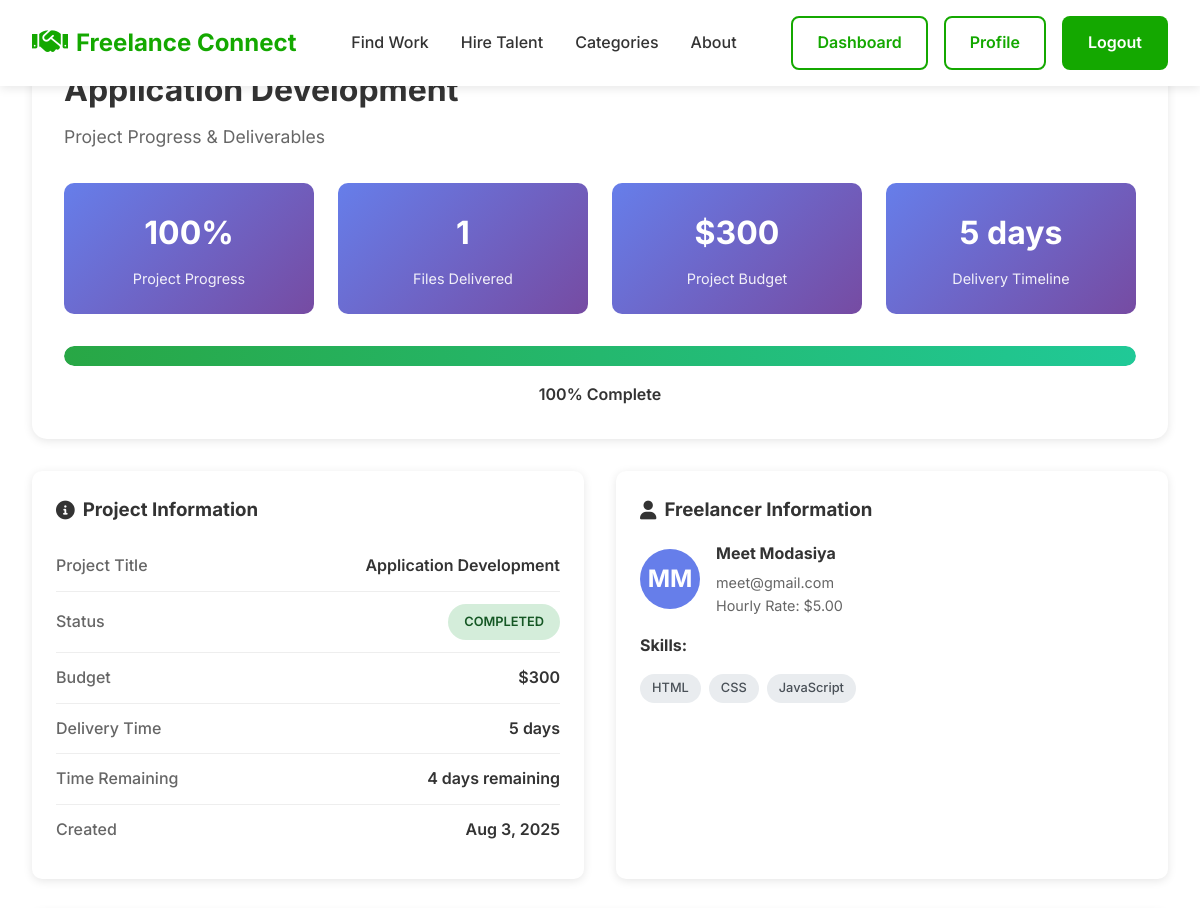
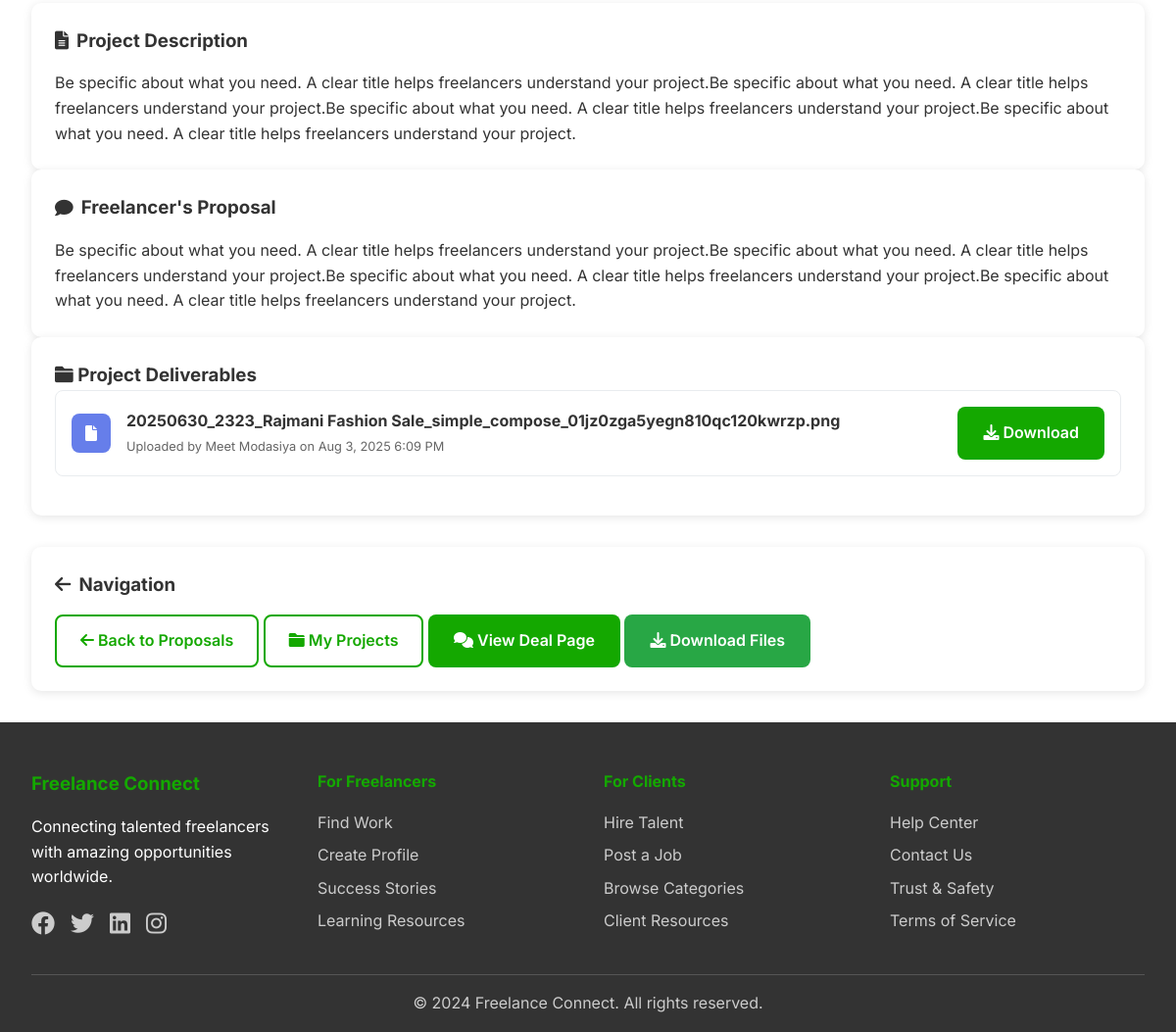
Screenshot of /freelance-connect/client-project-progress.php?id=4 (signed in) with the database file from the repository (2 pictures, top to bottom).
### tables this page shows
CREATE TABLE `deals` (
  `id` int(11) NOT NULL,
  `proposal_id` int(11) NOT NULL,
  `client_id` int(11) NOT NULL,
  `freelancer_id` int(11) NOT NULL,
  `status` enum('ongoing','completed','cancelled') DEFAULT 'ongoing',
  `created_at` timestamp NOT NULL DEFAULT current_timestamp(),
  `updated_at` timestamp NOT NULL DEFAULT current_timestamp() ON UPDATE current_timestamp()
);

CREATE TABLE `projects` (
  `id` int(11) NOT NULL,
  `client_id` int(11) NOT NULL,
  `category_id` int(11) NOT NULL,
  `title` varchar(200) NOT NULL,
  `description` text NOT NULL,
  `budget_min` decimal(10,2) DEFAULT NULL,
  `budget_max` decimal(10,2) DEFAULT NULL,
  `project_type` enum('fixed','hourly') NOT NULL,
  `skills_required` text DEFAULT NULL,
  `status` enum('open','in_progress','completed','cancelled') DEFAULT 'open',
  `created_at` timestamp NOT NULL DEFAULT current_timestamp(),
  `updated_at` timestamp NOT NULL DEFAULT current_timestamp() ON UPDATE current_timestamp(),
  `admin_notes` text DEFAULT NULL
);

CREATE TABLE `proposals` (
  `id` int(11) NOT NULL,
  `project_id` int(11) NOT NULL,
  `freelancer_id` int(11) NOT NULL,
  `cover_letter` text NOT NULL,
  `bid_amount` decimal(10,2) NOT NULL,
  `delivery_time` int(11) NOT NULL,
  `status` enum('pending','accepted','rejected') DEFAULT 'pending',
  `created_at` timestamp NOT NULL DEFAULT current_timestamp(),
  `admin_notes` text DEFAULT NULL
);

CREATE TABLE `users` (
  `id` int(11) NOT NULL,
  `username` varchar(50) NOT NULL,
  `email` varchar(100) NOT NULL,
  `password_hash` varchar(255) NOT NULL,
  `first_name` varchar(50) NOT NULL,
  `last_name` varchar(50) NOT NULL,
  `user_type` enum('freelancer','client') NOT NULL,
  `profile_image` varchar(255) DEFAULT NULL,
  `bio` text DEFAULT NULL,
  `skills` text DEFAULT NULL,
  `hourly_rate` decimal(10,2) DEFAULT NULL,
  `location` varchar(100) DEFAULT NULL,
  `created_at` timestamp NOT NULL DEFAULT current_timestamp(),
  `updated_at` timestamp NOT NULL DEFAULT current_timestamp() ON UPDATE current_timestamp(),
  `status` enum('active','suspended','banned') DEFAULT 'active'
);

CREATE TABLE `deal_files` (
  `id` int(11) NOT NULL,
  `deal_id` int(11) NOT NULL,
  `uploaded_by` int(11) NOT NULL,
  `file_name` varchar(255) NOT NULL,
  `file_path` varchar(255) NOT NULL,
  `uploaded_at` timestamp NOT NULL DEFAULT current_timestamp()
);

### freelance-connect/client-project-progress.php (the view, shortened to what this page needs)
<?php
require_once 'config/db.php';
$user_id = $_SESSION['user_id'];
$deal_id = $_GET['id'] ?? '';
try {
    if (!empty($deal_id)) {
        $stmt = $pdo->prepare("
            SELECT d.*,
                   p.title as project_title,
                   p.description as project_description,
                   p.budget_min, p.budget_max,
                   p.skills_required,
                   pr.bid_amount, pr.delivery_time, pr.cover_letter,
                   c.first_name as client_first_name, c.last_name as client_last_name,
                   c.email as client_email, c.profile_image as client_image,
                   f.first_name as freelancer_first_name, f.last_name as freelancer_last_name,
                   f.email as freelancer_email, f.profile_image as freelancer_image,
                   f.skills as freelancer_skills, f.hourly_rate as freelancer_rate
            FROM deals d
            LEFT JOIN proposals pr ON d.proposal_id = pr.id
            LEFT JOIN projects p ON pr.project_id = p.id
            LEFT JOIN users c ON d.client_id = c.id
            LEFT JOIN users f ON d.freelancer_id = f.id
            WHERE d.id = ? AND d.client_id = ?
        ");
        $stmt->execute([$deal_id, $user_id]);
    }
    $project = $stmt->fetch(PDO::FETCH_ASSOC);
} catch (PDOException $e) {
    header("Location: my-projects.php");
    exit();
}
$files = [];
if (!empty($deal_id)) {
    try {
        $stmt = $pdo->prepare("
            SELECT df.*, u.first_name, u.last_name, u.user_type
            FROM deal_files df
            LEFT JOIN users u ON df.uploaded_by = u.id
            WHERE df.deal_id = ?
            ORDER BY df.uploaded_at DESC
        ");
        $stmt->execute([$deal_id]);
        $files = $stmt->fetchAll(PDO::FETCH_ASSOC);
    } catch (PDOException $e) {
        $files = [];
    }
}
$progress = 0;
$status = $project['status'] ?? $project['proposal_status'] ?? 'pending';
if ($status === 'completed') {
    $progress = 100;
} elseif ($status === 'cancelled') {
    $progress = 0;
} elseif ($status === 'accepted' || $status === 'ongoing') {
    $progress = min(90, count($files) * 25);
    if (count($files) > 0) {
        $progress = max($progress, 30);
    }
} else {
    $progress = 10;
}
$time_remaining = '';
if (!empty($project['delivery_time'])) {
    $created_date = new DateTime($project['created_at'] ?? 'now');
    $deadline = clone $created_date;
    $deadline->add(new DateInterval('P' . $project['delivery_time'] . 'D'));
    $now = new DateTime();
    if ($now < $deadline) {
        $interval = $now->diff($deadline);
        $time_remaining = $interval->days . ' days remaining';
    } else {
        $time_remaining = 'Deadline passed';
    }
}
?>
<!DOCTYPE html>
<html lang="en">
<head>
    <link rel="stylesheet" href="assets/css/style.css">
    <link href="https://cdnjs.cloudflare.com/ajax/libs/font-awesome/6.0.0/css/all.min.css" rel="stylesheet">
</head>
<body>
    <?php include 'includes/header.php'; ?>
    <div class="progress-container">
        <div class="progress-header">
            <h1 class="project-title"><?php echo htmlspecialchars($project['project_title']); ?></h1>
            <p class="project-subtitle">Project Progress & Deliverables</p>
            <div class="progress-overview">
                <div class="progress-card">
                    <h3><?php echo $progress; ?>%</h3>
                    <p>Project Progress</p>
                </div>
                <div class="progress-card">
                    <h3><?php echo count($files); ?></h3>
                    <p>Files Delivered</p>
                </div>
                <div class="progress-card">
                    <h3>$<?php echo number_format($project['bid_amount']); ?></h3>
                    <p>Project Budget</p>
                </div>
                <div class="progress-card">
                    <h3><?php echo $project['delivery_time']; ?> days</h3>
                    <p>Delivery Timeline</p>
                </div>
            </div>
            <div class="progress-bar-container">
                <div class="progress-bar" style="width: <?php echo $progress; ?>%"></div>
            </div>
            <div class="progress-text"><?php echo $progress; ?>% Complete</div>
        </div>
        <div class="project-details">
            <div class="detail-section">
                <h3><i class="fas fa-info-circle"></i> Project Information</h3>
                <div class="detail-item">
                    <span class="detail-label">Project Title</span>
                    <span class="detail-value"><?php echo htmlspecialchars($project['project_title']); ?></span>
                </div>
                <div class="detail-item">
                    <span class="detail-label">Status</span>
                    <span class="status-badge status-<?php echo $status; ?>">
                        <?php echo ucfirst($status); ?>
                    </span>
                </div>
                <div class="detail-item">
                    <span class="detail-label">Budget</span>
                    <span class="detail-value">$<?php echo number_format($project['bid_amount']); ?></span>
                </div>
                <div class="detail-item">
                    <span class="detail-label">Delivery Time</span>
                    <span class="detail-value"><?php echo $project['delivery_time']; ?> days</span>
                </div>
                <?php if (!empty($time_remaining)): ?>
                    <div class="detail-item">
                        <span class="detail-label">Time Remaining</span>
                        <span class="detail-value"><?php echo $time_remaining; ?></span>
                    </div>
                <?php endif; ?>
                <div class="detail-item">
                    <span class="detail-label">Created</span>
                    <span
                        class="detail-value"><?php echo date('M j, Y', strtotime($project['created_at'] ?? 'now')); ?></span>
                </div>
            </div>
            <div class="detail-section">
                <h3><i class="fas fa-user"></i> Freelancer Information</h3>
                <div class="freelancer-info">
                    <div class="freelancer-avatar">
                        <?php echo strtoupper(substr($project['freelancer_first_name'], 0, 1) . substr($project['freelancer_last_name'], 0, 1)); ?>
                    </div>
                    <div class="freelancer-details">
                        <h4><?php echo htmlspecialchars($project['freelancer_first_name'] . ' ' . $project['freelancer_last_name']); ?>
                        </h4>
                        <p><?php echo htmlspecialchars($project['freelancer_email']); ?></p>
                        <?php if (!empty($project['freelancer_rate'])): ?>
                            <p>Hourly Rate: $<?php echo number_format($project['freelancer_rate'], 2); ?></p>
                        <?php endif; ?>
                    </div>
                </div>
                <?php if (!empty($project['freelancer_skills'])): ?>
                    <h4>Skills:</h4>
                    <div class="skills-tags">
                        <?php
                        $skills = explode(', ', $project['freelancer_skills']);
                        foreach ($skills as $skill): ?>
                            <span class="skill-tag"><?php echo htmlspecialchars(trim($skill)); ?></span>
                        <?php endforeach; ?>
                    </div>
                <?php endif; ?>
            </div>
        </div>
        <div class="detail-section">
            <h3><i class="fas fa-file-alt"></i> Project Description</h3>
            <p><?php echo nl2br(htmlspecialchars($project['project_description'])); ?></p>
        </div>
        <div class="detail-section">
            <h3><i class="fas fa-comment"></i> Freelancer's Proposal</h3>
            <p><?php echo nl2br(htmlspecialchars($project['cover_letter'])); ?></p>
        </div>
        <div class="files-section">
            <h3><i class="fas fa-folder"></i> Project Deliverables</h3>
            <?php if (empty($files)): ?>
                <div class="no-files">
                    <i class="fas fa-folder-open"></i>
                    <h4>No files uploaded yet</h4>
                    <p>The freelancer hasn't uploaded any project files yet.</p>
                </div>
            <?php else: ?>
                <?php foreach ($files as $file): ?>
                    <div class="file-item">
                        <div class="file-info">
                            <div class="file-icon">
                                <i class="fas fa-file"></i>
                            </div>
                            <div class="file-details">
                                <h4><?php echo htmlspecialchars($file['file_name']); ?></h4>
                                <p>Uploaded by <?php echo htmlspecialchars($file['first_name'] . ' ' . $file['last_name']); ?>
                                    on <?php echo date('M j, Y g:i A', strtotime($file['uploaded_at'])); ?></p>
                            </div>
                        </div>
                        <div class="file-actions">
                            <a href="<?php echo htmlspecialchars($file['file_path']); ?>" download class="btn btn-primary">
                                <i class="fas fa-download"></i> Download
                            </a>
                        </div>
                    </div>
                <?php endforeach; ?>
            <?php endif; ?>
        </div>
        <div class="detail-section">
            <h3><i class="fas fa-arrow-left"></i> Navigation</h3>
            <a href="view-proposals.php" class="btn btn-outline">
                <i class="fas fa-arrow-left"></i> Back to Proposals
            </a>
            <a href="my-projects.php" class="btn btn-outline">
                <i class="fas fa-folder"></i> My Projects
            </a>
            <?php if (!empty($deal_id)): ?>
                <a href="deal-page-simple.php?id=<?php echo $deal_id; ?>" class="btn btn-primary">
                    <i class="fas fa-comments"></i> View Deal Page
                </a>
                <a href="client-download-files.php?id=<?php echo $deal_id; ?>" class="btn btn-success">
                    <i class="fas fa-download"></i> Download Files
                </a>
            <?php endif; ?>
        </div>
    </div>
    <?php include 'includes/footer.php'; ?>
</body>
</html>

### rows the page displays
deals: projects.title "Application Development", status "100", proposal.bid_amount "300", proposal.delivery_time "5", status "COMPLETED", created_at "4 days remaining", created_at "Aug 3, 2025", freelancer.last_name "MM", freelancer.last_name "Meet Modasiya", freelancer.email "meet@gmail.com", freelancer.hourly_rate "5.00", freelancer.skills "HTML", freelancer.skills "CSS", freelancer.skills "JavaScript", projects.description "Be specific about what you need. A clear title helps freelancers understand your project.Be specific about what you need. A clear title helps freelancers understand your project.Be specific about what you need. A clear title helps freelancers understand your project.Be specific about what you need. A clear title helps freelancers understand your project.", proposal.cover_letter "Be specific about what you need. A clear title helps freelancers understand your project.Be specific about what you need. A clear title helps freelancers understand your project.Be specific about what you need. A clear title helps freelancers understand your project.Be specific about what you need. A clear title helps freelancers understand your project."
deal_files: file_name "20250630_2323_Rajmani Fashion Sale_simple_compose_01jz0zga5yegn810qc120kwrzp.png", uploaded_by.last_name "Meet Modasiya", uploaded_at "Aug 3, 2025 6:09 PM"

### other values shown
count($files) "1"
